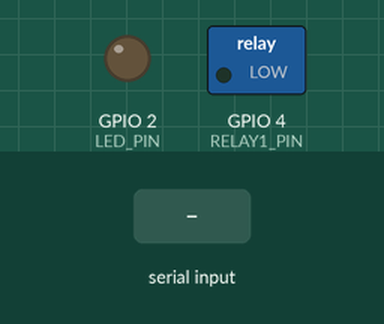
A sketch run on a simulated ESP32. On the bench: switched loads named in the sketch (green lamp = pin HIGH), output pins drawn as LEDs (lit = HIGH). Inputs (shaded band) come from the test bench. Nothing arrives over Bluetooth unless stated; what the sketch prints to the serial monitor is not drawn.

Above: at 1.2 s.
1.3 s: "LED_ON\n" received over the second serial link
At 1.9 s:
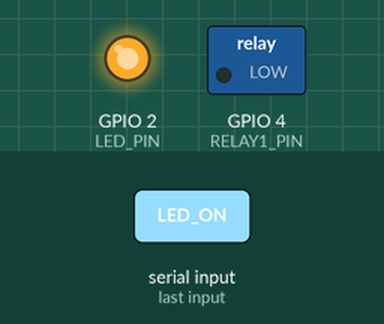
2.8 s: "PWM:90\n" received over the second serial link
At 4.0 s:
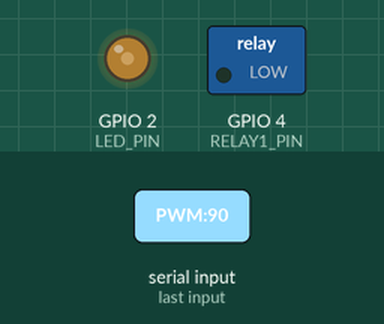
4.3 s: "LED_ON\n" received over the second serial link
At 5.4 s:
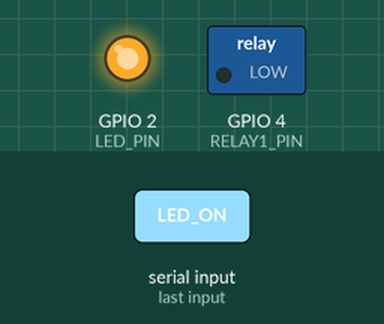
Timing chart, 0 to 7.3 s (numbered marks = the images above; inputs shaded):
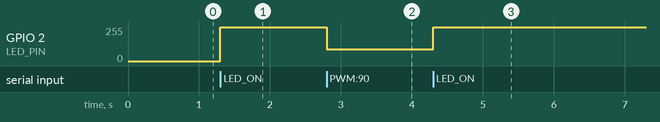

Measured:
- after the input at 1.3 s, GPIO 2 (LED_PIN): 0/255 → 255/255 at once
- after the input at 2.8 s, GPIO 2 (LED_PIN): 255/255 → 90/255 at once
- after the input at 4.3 s, GPIO 2 (LED_PIN): 90/255 → 255/255 at once

The sketch:

esp32_classic.ino
```cpp
/*
 * ESP32 Bluetooth Classic (SPP) sketch
 * Device name: ESP32_BT_Arduino
 *
 * Note: Web Bluetooth cannot open classic SPP. Use:
 *  - ESP32 BLE UART firmware for the PWA BLE transport, or
 *  - USB Serial / local bridge for Classic.
 */

#include "BluetoothSerial.h"

#if !defined(CONFIG_BT_ENABLED) || !defined(CONFIG_BLUEDROID_ENABLED)
#error Bluetooth is not enabled! Please run `make menuconfig` and enable it
#endif

BluetoothSerial SerialBT;
const int LED_PIN = 2;
const int RELAY1_PIN = 4;

String inputBuffer = "";

void setup() {
  pinMode(LED_PIN, OUTPUT);
  pinMode(RELAY1_PIN, OUTPUT);
  Serial.begin(115200);
  SerialBT.begin("ESP32_BT_Arduino");
  Serial.println("ESP32 Classic BT started");
  SerialBT.println("OK READY");
}

void loop() {
  while (SerialBT.available()) {
    char c = SerialBT.read();
    if (c == '\n' || c == '\r') {
      if (inputBuffer.length() > 0) {
        handleCommand(inputBuffer);
        inputBuffer = "";
      }
    } else {
      inputBuffer += c;
    }
  }
}

void handleCommand(String cmd) {
  cmd.trim();
  cmd.toUpperCase();
  if (cmd == "LED_ON") {
    digitalWrite(LED_PIN, HIGH);
    SerialBT.println("OK");
  } else if (cmd == "LED_OFF") {
    digitalWrite(LED_PIN, LOW);
    SerialBT.println("OK");
  } else if (cmd.startsWith("RELAY1:")) {
    digitalWrite(RELAY1_PIN, cmd.endsWith("ON") ? HIGH : LOW);
    SerialBT.println("OK");
  } else if (cmd.startsWith("PWM:")) {
    analogWrite(LED_PIN, constrain(cmd.substring(4).toInt(), 0, 255));
    SerialBT.println("OK");
  } else if (cmd == "TEMP?") {
    SerialBT.println("TEMP:29.1,HUM:55,VOLT:3.3");
  } else if (cmd == "STATUS?") {
    SerialBT.println("STATUS:OK");
  } else if (cmd == "STOP") {
    digitalWrite(LED_PIN, LOW);
    digitalWrite(RELAY1_PIN, LOW);
    SerialBT.println("OK");
  } else {
    SerialBT.println("ERROR");
  }
}
```
